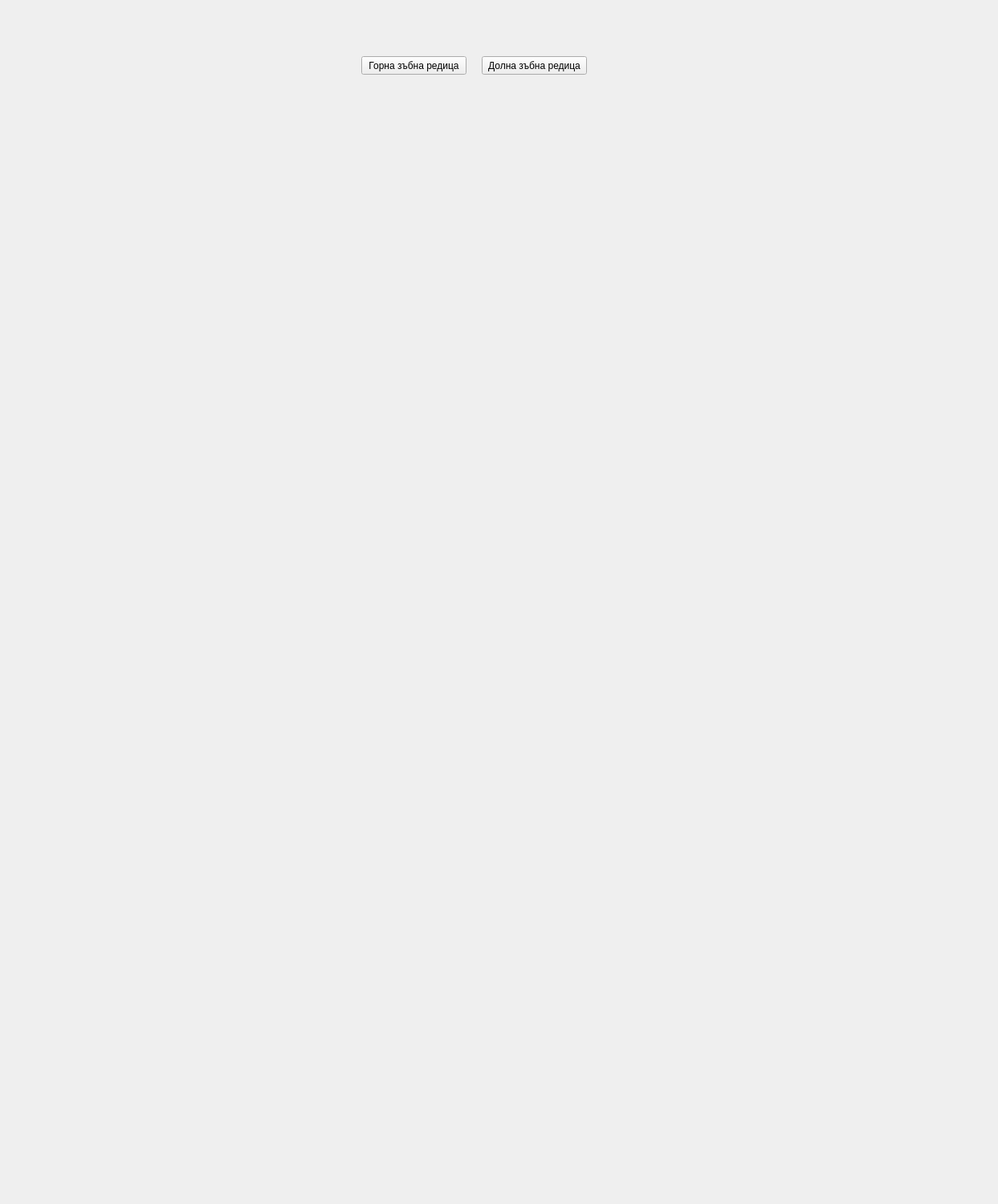
<?xml version="1.0" encoding="UTF-8"?>
<ui version="4.0">
 <class>PerioViewClass</class>
 <widget class="QWidget" name="PerioViewClass">
  <property name="geometry">
   <rect>
    <x>0</x>
    <y>0</y>
    <width>1243</width>
    <height>1500</height>
   </rect>
  </property>
  <property name="sizePolicy">
   <sizepolicy hsizetype="Fixed" vsizetype="Fixed">
    <horstretch>0</horstretch>
    <verstretch>0</verstretch>
   </sizepolicy>
  </property>
  <property name="minimumSize">
   <size>
    <width>1243</width>
    <height>1424</height>
   </size>
  </property>
  <property name="windowTitle">
   <string>PerioView</string>
  </property>
  <widget class="QStackedWidget" name="stackedWidget">
   <property name="geometry">
    <rect>
     <x>10</x>
     <y>120</y>
     <width>1196</width>
     <height>801</height>
    </rect>
   </property>
   <widget class="PerioStatusView" name="maxilla"/>
   <widget class="PerioStatusView" name="mandibula"/>
  </widget>
  <widget class="QPushButton" name="upperButton">
   <property name="geometry">
    <rect>
     <x>450</x>
     <y>70</y>
     <width>131</width>
     <height>23</height>
    </rect>
   </property>
   <property name="text">
    <string>Горна зъбна редица</string>
   </property>
   <property name="checkable">
    <bool>true</bool>
   </property>
  </widget>
  <widget class="QPushButton" name="lowerButton">
   <property name="geometry">
    <rect>
     <x>600</x>
     <y>70</y>
     <width>131</width>
     <height>23</height>
    </rect>
   </property>
   <property name="text">
    <string>Долна зъбна редица</string>
   </property>
   <property name="checkable">
    <bool>true</bool>
   </property>
  </widget>
  <widget class="QLabel" name="calAvg">
   <property name="geometry">
    <rect>
     <x>1040</x>
     <y>60</y>
     <width>181</width>
     <height>31</height>
    </rect>
   </property>
   <property name="text">
    <string/>
   </property>
  </widget>
 </widget>
 <layoutdefault spacing="6" margin="11"/>
 <customwidgets>
  <customwidget>
   <class>PerioStatusView</class>
   <extends>QWidget</extends>
   <header>Widgets/periostatusview.h</header>
   <container>1</container>
  </customwidget>
 </customwidgets>
 <resources/>
 <connections/>
</ui>
